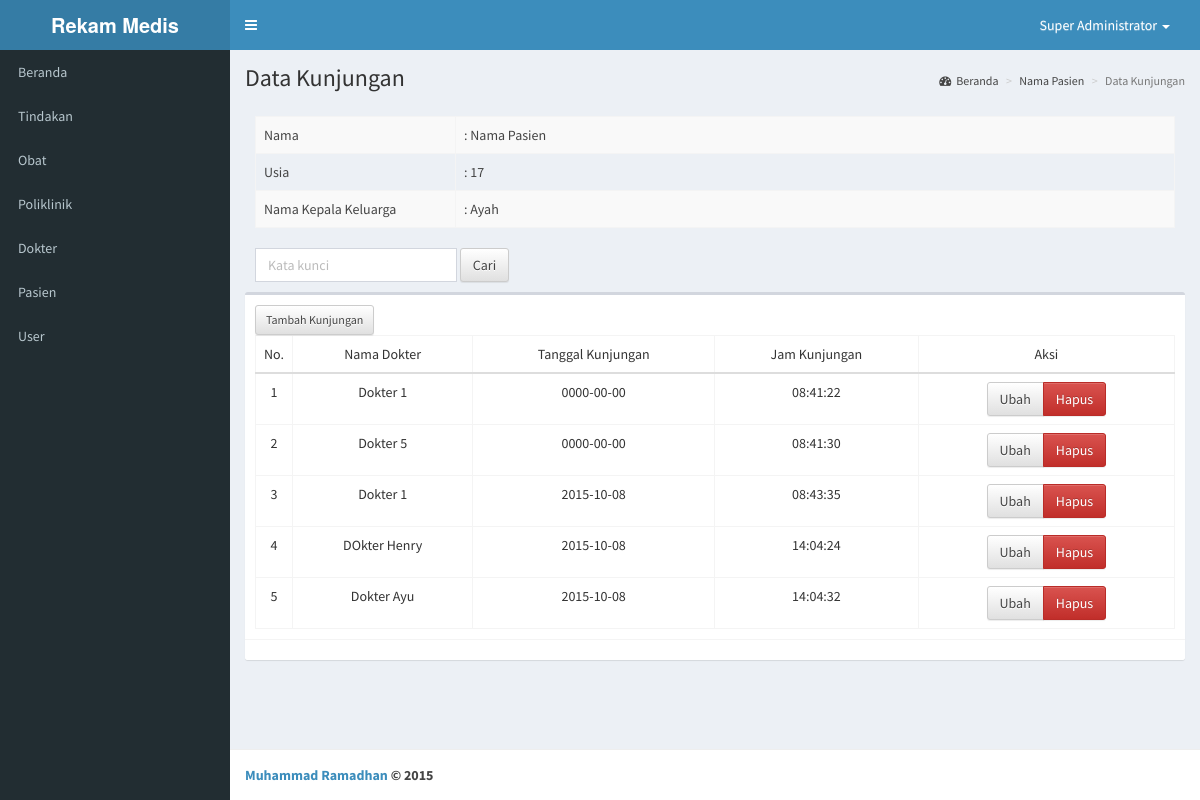
The page /kunjungan/index.php?pasien=1 (signed in) on the database its author committed.
### tables this page shows
CREATE TABLE IF NOT EXISTS `tb_pasien` (
  `no_pasien` int(11) NOT NULL,
  `nm_pasien` varchar(100) NOT NULL,
  `j_kel` varchar(50) NOT NULL,
  `agama` varchar(50) NOT NULL,
  `alamat` text NOT NULL,
  `tgl_lhr` date NOT NULL,
  `usia` varchar(10) NOT NULL,
  `no_tlp` varchar(20) NOT NULL,
  `nm_kk` varchar(100) NOT NULL,
  `hub_kel` varchar(50) NOT NULL
);

CREATE TABLE IF NOT EXISTS `tb_kunjungan` (
  `kd_kunjungan` int(11) NOT NULL,
  `kd_dokter` int(11) NOT NULL,
  `tgl_kunjungan` date NOT NULL,
  `no_pasien` int(11) NOT NULL,
  `jam_kunjungan` time NOT NULL
);

CREATE TABLE IF NOT EXISTS `tb_dokter` (
  `kd_dokter` int(11) NOT NULL,
  `kd_poli` int(11) NOT NULL,
  `nm_dokter` varchar(50) NOT NULL,
  `sip` varchar(50) NOT NULL,
  `tempat_lhr` varchar(50) NOT NULL,
  `no_tlp` varchar(20) NOT NULL,
  `alamat` text NOT NULL
);

### include/function.php (called while the page is built, shortened)
	<?php
	function ambil_satu_data($table,$parameter,$id) {
		$row = mysql_query("SELECT * FROM $table WHERE $parameter = $id");
		if ($row) {
			return mysql_fetch_array($row);
		}
	}
?>

### kunjungan/index.php (the view, shortened to what this page needs)
<?php
	include '../include/function.php';
	$id_pasien = $_GET['pasien'];
	$data = ambil_satu_data('tb_pasien','no_pasien',$id_pasien);
	include '../include/_header.php';
?>
			<div class="content-wrapper" >
				<section class="content-header">
					<h1>
						Data Kunjungan
					</h1>
					<ol class="breadcrumb">
						<li><a href="../index.php"><i class="fa fa-dashboard"></i>Beranda</a></li>
						<li><a href="../pasien/detail.php?id=<?php echo $data['no_pasien'] ?>"><?php echo $data['nm_pasien'] ?></a></li>
						<li class="active">Data Kunjungan</li>
					</ol>
				</section>
				<section class="content">
					<div class="row">
						<div class="col-md-12">
							<div class="box-header">
								<table class="table table-bordered table-responsive table-striped table-hover">
										<tr>
											<td width="200">Nama</td>
											<td>: <?php echo $data['nm_pasien'] ?></td>
										</tr>
										<tr>
											<td>Usia</td>
											<td>: <?php echo $data['usia'] ?></td>
										</tr>
										<tr>
											<td>Nama Kepala Keluarga</td>
											<td>: <?php echo $data['nm_kk'] ?></td>
										</tr>
									</table>
								<form action="cari.php" method="post" class="form-inline">
									<div class="form-group" id="keyword">
										<input type="text" class="form-control" id="form-keyword" name="keyword" placeholder="Kata kunci" required>
									</div>
									<button type="submit" class="btn btn-default">Cari</button>
								</form>
							</div>
							<div class="box">
								<div class="box-body table-responsive">
									<a href="tambah.php?pasien=<?php echo $id_pasien ?>"><button type="button" class="btn btn-default btn-sm">Tambah Kunjungan</button></a>
									<table class="table table-bordered table-responsive">
									  	<tr align="center">
									  		<td width="30">No.</td>
											<td>Nama Dokter</td>
											<td>Tanggal Kunjungan</td>
											<td>Jam Kunjungan</td>
											<td>Aksi</td>
									  	</tr>
									  	<tbody>
									  		<?php
									  			$batas = 10;
									  			$page = $_GET['page'];
									  			if (!$page) {
									  				$page = 1;
									  			}
									  			$start = ($page-1) * $batas;
									  			$no = $start;
									  			$data = mysql_query("SELECT * FROM tb_kunjungan
									  								 LEFT JOIN tb_dokter on tb_kunjungan.kd_dokter = tb_dokter.kd_dokter
									  								 WHERE no_pasien = $id_pasien ");
									  			while ($row = mysql_fetch_array($data)) :
									  				$no++;
									  			?>
									  			<tr align="center">
									  				<td><?php echo $no ?></td>
									  				<td><?php echo $row['nm_dokter'] ?></td>
									  				<td><?php echo $row['tgl_kunjungan'] ?></td>
									  				<td><?php echo $row['jam_kunjungan'] ?></td>
									  				<td>
									  					<div class="btn-group">
										  					<a href="ubah.php?id=<?php echo $row['kd_kunjungan'] ?>" class="btn btn-default btn-small" >Ubah</a>
										  					<a href="hapus.php?id=<?php echo $row['kd_kunjungan'].'&pasien='.$row['no_pasien'] ?>" class="btn btn-danger btn-small" onclick="return confirm('Anda yakin ingin menghapus?')">Hapus</a>
									  					</div>
									  				</td>
									  			</tr>
									  			<?php
									  			endwhile;
									  		?>
										</tbody>
									</table>
								</div>
								<div class="box-footer">
								</div>
							</div>
						</div>
					</div>
				</section>
			</div>
<?php include '../include/_footer.php' ?>

### rows shown on the page
tb_pasien: nm_pasien "Nama Pasien", usia "17", nm_kk "Ayah"
tb_kunjungan: kd_dokter.nm_dokter "Dokter 1", tgl_kunjungan "0000-00-00", jam_kunjungan "08:41:22"
tb_kunjungan: kd_dokter.nm_dokter "Dokter 5", tgl_kunjungan "0000-00-00", jam_kunjungan "08:41:30"
tb_kunjungan: kd_dokter.nm_dokter "Dokter 1", tgl_kunjungan "2015-10-08", jam_kunjungan "08:43:35"
tb_kunjungan: kd_dokter.nm_dokter "DOkter Henry", tgl_kunjungan "2015-10-08", jam_kunjungan "14:04:24"
tb_kunjungan: kd_dokter.nm_dokter "Dokter Ayu", tgl_kunjungan "2015-10-08", jam_kunjungan "14:04:32"

### other values the page prints
$_SESSION['nama'] "Super Administrator"
